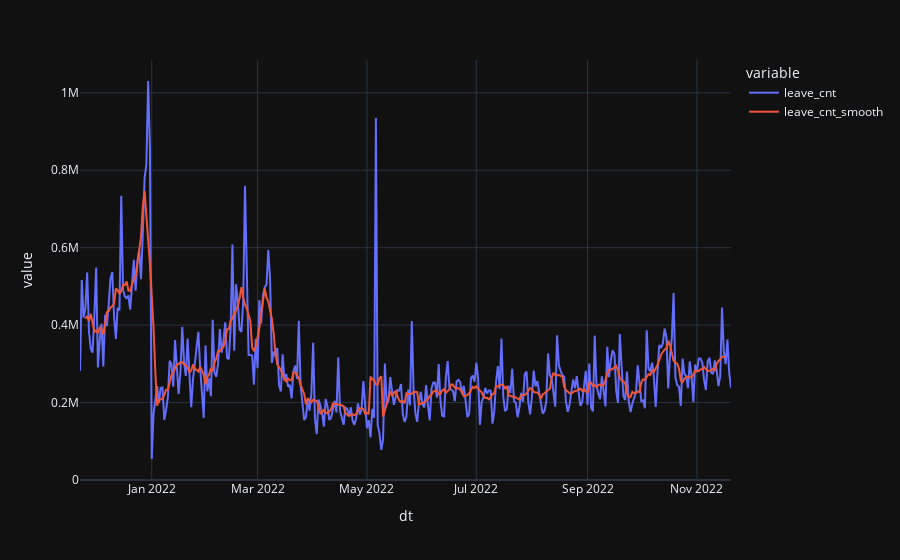

Notebook source saved alongside this figure:
### Code cell
tmp = leave.copy()
tmp['leave_cnt_smooth'] = leave_smooth['leave_cnt']
px.line(tmp)

### Figure 1 — Plotly figure (JSON) as saved in the notebook; plotly's stock layout.template omitted (floating-point values rounded to 4 significant figures; data arrays with more than 128 entries replaced by an {"elided": "..."} marker saying what was removed)
{"data": [{"hovertemplate": "variable=leave_cnt<br>dt=%{x}<br>value=%{y}<extra></extra>", "legendgroup": "leave_cnt", "line": {"color": "#636efa", "dash": "solid"}, "marker": {"symbol": "circle"}, "mode": "lines", "name": "leave_cnt", "orientation": "v", "showlegend": true, "x": {"elided": "364 str values"}, "xaxis": "x", "y": {"elided": "364 float values"}, "yaxis": "y", "type": "scatter"}, {"hovertemplate": "variable=leave_cnt_smooth<br>dt=%{x}<br>value=%{y}<extra></extra>", "legendgroup": "leave_cnt_smooth", "line": {"color": "#EF553B", "dash": "solid"}, "marker": {"symbol": "circle"}, "mode": "lines", "name": "leave_cnt_smooth", "orientation": "v", "showlegend": true, "x": {"elided": "364 str values"}, "xaxis": "x", "y": {"elided": "364 float values"}, "yaxis": "y", "type": "scatter"}], "layout": {"xaxis": {"anchor": "y", "domain": [0.0, 1.0], "title": {"text": "dt"}}, "yaxis": {"anchor": "x", "domain": [0.0, 1.0], "title": {"text": "value"}}, "legend": {"title": {"text": "variable"}, "tracegroupgap": 0}, "margin": {"t": 60}}}
